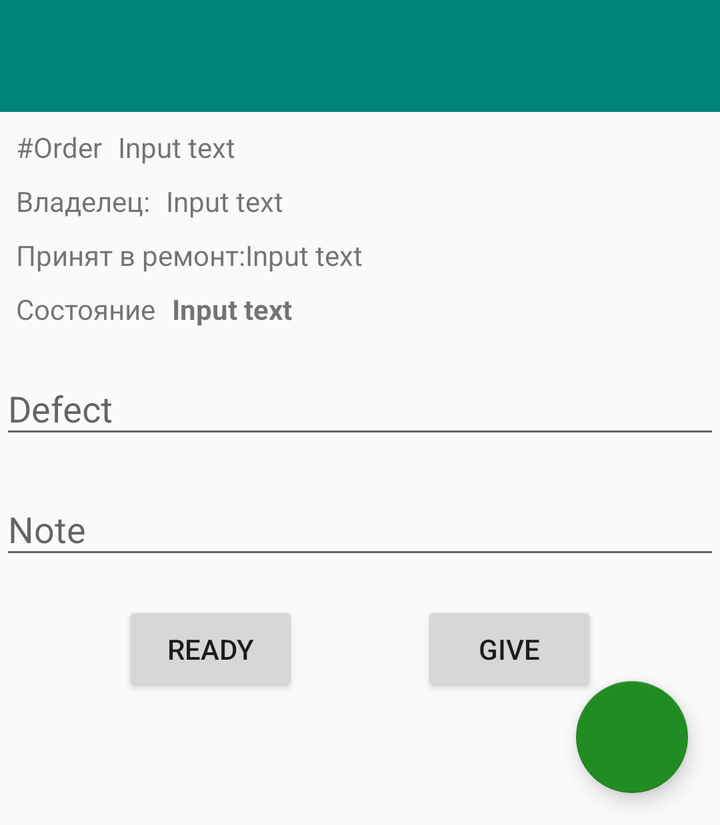
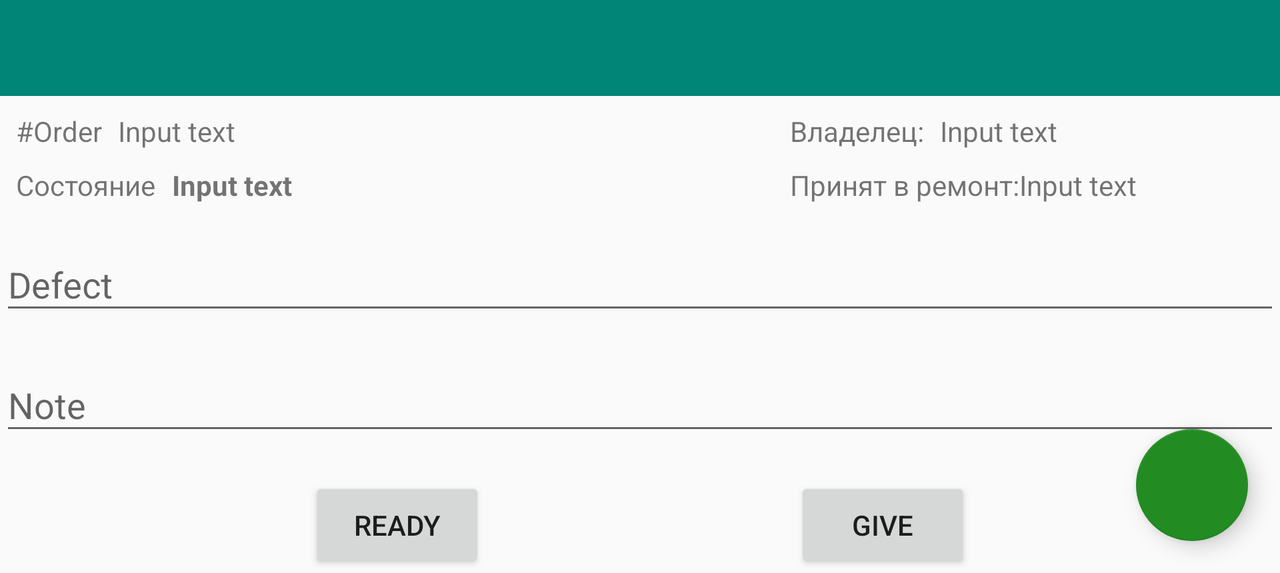

One screen, two layout resources from the same app: the default and the repository's alternative for another configuration. Each is rendered where Android would select it; the XML of both is given below.
<!-- AndroidManifest.xml: application theme AppTheme -->
<!-- res/layout/repair_edit.xml -->
<?xml version="1.0" encoding="utf-8"?>
<androidx.constraintlayout.widget.ConstraintLayout
        xmlns:android="http://schemas.android.com/apk/res/android"
        xmlns:app="http://schemas.android.com/apk/res-auto"
        xmlns:tools="http://schemas.android.com/tools"
        android:layout_width="match_parent"
        android:layout_height="wrap_content"
        android:id="@+id/editRepairLayout"
>

    <androidx.appcompat.widget.Toolbar
            android:id="@+id/editRepairToolbar"
            android:layout_width="match_parent"
            android:background="?attr/colorPrimary"
            android:layout_height="?attr/actionBarSize"
            app:layout_constraintTop_toTopOf="parent">
    </androidx.appcompat.widget.Toolbar>

    <TextView
            android:text="@string/repairId"
            android:layout_width="wrap_content"
            android:layout_height="wrap_content"
            android:id="@+id/textView_1" app:layout_constraintStart_toStartOf="parent" android:layout_marginStart="8dp"
            android:layout_marginTop="8dp" app:layout_constraintTop_toBottomOf="@+id/editRepairToolbar"/>

    <TextView
            android:id="@+id/idTextView"
            android:text="@string/repairInputText"
            android:layout_width="wrap_content"
            android:layout_height="wrap_content"
            app:layout_constraintStart_toEndOf="@+id/textView_1"
            android:layout_marginStart="8dp"
            app:layout_constraintTop_toTopOf="@+id/textView_1"/>
    <TextView
            android:text="@string/repairBegDate"
            android:layout_width="wrap_content"
            android:layout_height="wrap_content"
            android:id="@+id/textView_4" app:layout_constraintStart_toStartOf="parent"
            android:layout_marginTop="8dp" app:layout_constraintTop_toBottomOf="@+id/textView_5"
            android:layout_marginStart="8dp"/>
    <TextView
            android:text="@string/repairInputText"
            android:layout_width="wrap_content"
            android:layout_height="wrap_content"
            android:id="@+id/begDateTextView"
            app:layout_constraintStart_toEndOf="@+id/textView_4"
            app:layout_constraintTop_toTopOf="@+id/textView_4"/>
    <TextView
            android:text="@string/repairCustomer"
            android:layout_width="wrap_content"
            android:layout_height="wrap_content"
            android:id="@+id/textView_5"
            app:layout_constraintStart_toStartOf="parent"
            android:layout_marginStart="8dp" android:layout_marginTop="8dp"
            app:layout_constraintTop_toBottomOf="@+id/textView_1"/>
    <TextView
            android:id="@+id/customerTextView"
            android:text="@string/repairInputText"
            android:layout_width="wrap_content"
            android:layout_height="wrap_content"
            app:layout_constraintStart_toEndOf="@+id/textView_5"
            android:layout_marginStart="8dp"
            app:layout_constraintTop_toTopOf="@+id/textView_5"/>
    <TextView
            android:id="@+id/titleState"
            android:text="@string/repairState"
            android:layout_width="wrap_content"
            android:layout_height="wrap_content"
            app:layout_constraintStart_toStartOf="parent"
            app:layout_constraintTop_toBottomOf="@+id/textView_4" android:layout_marginTop="8dp"
            android:layout_marginStart="8dp"/>
    <TextView
            android:text="@string/repairInputText"
            android:textStyle="bold"
            android:layout_width="wrap_content"
            android:layout_height="wrap_content"
            android:id="@+id/stateTextView"
            app:layout_constraintTop_toBottomOf="@+id/textView_4"
            android:layout_marginStart="8dp" android:layout_marginTop="8dp"
            app:layout_constraintStart_toEndOf="@+id/titleState"/>
    <TextView
            android:id="@+id/dateState"
            android:layout_width="wrap_content"
            android:layout_height="wrap_content"
            app:layout_constraintStart_toEndOf="@+id/stateTextView"
            app:layout_constraintTop_toBottomOf="@+id/textView_4"
            android:layout_marginTop="8dp" android:layout_marginStart="8dp"/>

    <Button
            android:id="@+id/repairStateButton"
            android:text="@string/repairStateReady"
            android:layout_width="wrap_content"
            android:layout_height="wrap_content"
            app:layout_constraintEnd_toStartOf="@+id/issueButton"
            android:layout_marginEnd="8dp"
            app:layout_constraintStart_toStartOf="parent"
            android:layout_marginStart="8dp"
            tools:ignore="MissingConstraints"
            android:layout_marginTop="16dp" app:layout_constraintTop_toBottomOf="@+id/noteTextInputLayout"
            android:layout_marginBottom="64dp" app:layout_constraintBottom_toBottomOf="parent"/>
    <Button
            android:id="@+id/issueButton"
            android:text="@string/repairIssue"
            android:layout_width="wrap_content"
            android:layout_height="wrap_content"
            app:layout_constraintEnd_toEndOf="parent"
            android:layout_marginEnd="8dp"
            app:layout_constraintStart_toEndOf="@+id/repairStateButton"
            tools:ignore="MissingConstraints"
            app:layout_constraintTop_toTopOf="@+id/repairStateButton"/>

    <com.google.android.material.textfield.TextInputLayout
            android:id="@+id/defectTextInputLayout"
            android:layout_width="match_parent"
            android:layout_height="wrap_content"
            android:hint="@string/repairDefect" android:layout_marginTop="8dp"
            app:layout_constraintTop_toBottomOf="@+id/stateTextView">

        <com.google.android.material.textfield.TextInputEditText
                android:id="@+id/defectTextInputEdit"
                android:layout_width="match_parent"
                android:layout_height="wrap_content"/>

    </com.google.android.material.textfield.TextInputLayout>

    <com.google.android.material.textfield.TextInputLayout
            android:id="@+id/noteTextInputLayout"
            android:layout_width="match_parent"
            android:layout_height="wrap_content"
            android:hint="@string/repairNote"
            android:layout_marginTop="8dp"
            app:layout_constraintTop_toBottomOf="@+id/defectTextInputLayout"
    >

        <com.google.android.material.textfield.TextInputEditText
                android:id="@+id/noteTextInputEdit"
                android:layout_width="match_parent"
                android:layout_height="wrap_content"/>

    </com.google.android.material.textfield.TextInputLayout>

    <com.google.android.material.floatingactionbutton.FloatingActionButton
            android:id="@+id/saveEditRepair"
            android:layout_width="wrap_content"
            android:layout_height="wrap_content"
            android:src="@drawable/ic_save"
            app:backgroundTint="@color/colorOk"
            app:layout_constraintEnd_toEndOf="parent"
            app:layout_constraintBottom_toBottomOf="parent"
            android:layout_margin="16dp"/>

</androidx.constraintlayout.widget.ConstraintLayout>
<!-- resources referenced by this layout -->
<resources>
  <color name="colorOk">#228B22</color>
  <string name="repairBegDate">Принят в ремонт:</string>
  <string name="repairCustomer">Владелец:</string>
  <string name="repairDefect">Defect</string>
  <string name="repairId">#Order</string>
  <string name="repairInputText">Input text</string>
  <string name="repairIssue">Give</string>
  <string name="repairNote">Note</string>
  <string name="repairState">Состояние</string>
  <string name="repairStateReady">Ready</string>
  <style name="AppTheme" parent="Theme.AppCompat.Light.NoActionBar">
          
          <item name="colorPrimary">@color/colorPrimary</item>
          <item name="colorPrimaryDark">@color/colorPrimaryDark</item>
          <item name="colorAccent">@color/colorAccent</item>
      </style>
  <color name="colorPrimary">#008577</color>
  <color name="colorPrimaryDark">#00574B</color>
  <color name="colorAccent">#D81B60</color>
</resources>
<!-- res/layout-land/repair_edit.xml (the repository's variant of the layout above) -->
<!-- drawn on the phone turned sideways -->
<?xml version="1.0" encoding="utf-8"?>
<androidx.constraintlayout.widget.ConstraintLayout
        xmlns:android="http://schemas.android.com/apk/res/android"
        xmlns:app="http://schemas.android.com/apk/res-auto"
        xmlns:tools="http://schemas.android.com/tools"
        android:layout_width="match_parent"
        android:layout_height="wrap_content"
        android:id="@+id/editRepairLayout"
>

    <androidx.appcompat.widget.Toolbar
            android:id="@+id/editRepairToolbar"
            android:layout_width="match_parent"
            android:background="?attr/colorPrimary"
            android:layout_height="?attr/actionBarSize"
            app:layout_constraintTop_toTopOf="parent">
    </androidx.appcompat.widget.Toolbar>

    <TextView
            android:text="@string/repairId"
            android:layout_width="wrap_content"
            android:layout_height="wrap_content"
            android:id="@+id/textView_1" app:layout_constraintStart_toStartOf="parent" android:layout_marginStart="8dp"
            android:layout_marginTop="8dp" app:layout_constraintTop_toBottomOf="@+id/editRepairToolbar"/>

    <TextView
            android:text="@string/repairInputText"
            android:layout_width="wrap_content"
            android:layout_height="wrap_content"
            android:id="@+id/idTextView" app:layout_constraintStart_toEndOf="@+id/textView_1"
            android:layout_marginStart="8dp"
            app:layout_constraintTop_toTopOf="@+id/textView_1"/>
    <TextView
            android:text="@string/repairBegDate"
            android:layout_width="wrap_content"
            android:layout_height="wrap_content"
            android:id="@+id/textView_4"
            android:layout_marginTop="8dp" app:layout_constraintTop_toBottomOf="@+id/textView_5"
            app:layout_constraintStart_toStartOf="@+id/textView_5"/>
    <TextView
            android:text="@string/repairInputText"
            android:layout_width="wrap_content"
            android:layout_height="wrap_content"
            android:id="@+id/begDateTextView"
            app:layout_constraintStart_toEndOf="@+id/textView_4"
            app:layout_constraintTop_toTopOf="@+id/textView_4"/>
    <TextView
            android:text="@string/repairCustomer"
            android:layout_width="wrap_content"
            android:layout_height="wrap_content"
            android:id="@+id/textView_5"
            app:layout_constraintStart_toStartOf="parent"
            android:layout_marginStart="395dp"
            android:layout_marginTop="8dp" app:layout_constraintTop_toBottomOf="@+id/editRepairToolbar"/>
    <TextView
            android:id="@+id/customerTextView"
            android:text="@string/repairInputText"
            android:layout_width="wrap_content"
            android:layout_height="wrap_content"
            app:layout_constraintStart_toEndOf="@+id/textView_5"
            android:layout_marginStart="8dp"
            app:layout_constraintTop_toTopOf="@+id/textView_5"/>
    <TextView
            android:id="@+id/titleState"
            android:text="@string/repairState"
            android:layout_width="wrap_content"
            android:layout_height="wrap_content"
            app:layout_constraintStart_toStartOf="parent"
            app:layout_constraintTop_toBottomOf="@+id/idTextView" android:layout_marginTop="8dp"
            android:layout_marginStart="8dp"/>
    <TextView
            android:text="@string/repairInputText"
            android:textStyle="bold"
            android:layout_width="wrap_content"
            android:layout_height="wrap_content"
            android:id="@+id/stateTextView"
            app:layout_constraintTop_toBottomOf="@+id/idTextView"
            android:layout_marginStart="8dp" android:layout_marginTop="8dp"
            app:layout_constraintStart_toEndOf="@+id/titleState"/>
    <TextView
            android:id="@+id/dateState"
            android:layout_width="wrap_content"
            android:layout_height="wrap_content"
            app:layout_constraintStart_toEndOf="@+id/stateTextView"
            app:layout_constraintTop_toBottomOf="@+id/idTextView"
            android:layout_marginTop="8dp" android:layout_marginStart="8dp"/>

    <Button
            android:id="@+id/repairStateButton"
            android:text="@string/repairStateReady"
            android:layout_width="wrap_content"
            android:layout_height="wrap_content"
            app:layout_constraintEnd_toStartOf="@+id/issueButton"
            android:layout_marginEnd="8dp"
            app:layout_constraintStart_toStartOf="parent"
            android:layout_marginStart="8dp"
            tools:ignore="MissingConstraints" android:layout_marginTop="16dp"
            app:layout_constraintTop_toBottomOf="@+id/noteTextInputLayout"/>
    <Button
            android:id="@+id/issueButton"
            android:text="@string/repairIssue"
            android:layout_width="wrap_content"
            android:layout_height="wrap_content"
            app:layout_constraintEnd_toEndOf="parent"
            android:layout_marginEnd="8dp"
            app:layout_constraintStart_toEndOf="@+id/repairStateButton"
            tools:ignore="MissingConstraints"
            app:layout_constraintTop_toTopOf="@+id/repairStateButton"/>
    <com.google.android.material.textfield.TextInputLayout
            android:id="@+id/defectTextInputLayout"
            android:layout_width="match_parent"
            android:layout_height="wrap_content"
            android:hint="@string/repairDefect" android:layout_marginTop="8dp"
            app:layout_constraintTop_toBottomOf="@+id/stateTextView">

        <com.google.android.material.textfield.TextInputEditText
                android:id="@+id/defectTextInputEdit"
                android:layout_width="match_parent"
                android:layout_height="wrap_content"/>

    </com.google.android.material.textfield.TextInputLayout>

    <com.google.android.material.textfield.TextInputLayout
            android:id="@+id/noteTextInputLayout"
            android:layout_width="match_parent"
            android:layout_height="wrap_content"
            android:hint="@string/repairNote"
            android:layout_marginTop="8dp"
            app:layout_constraintTop_toBottomOf="@+id/defectTextInputLayout"
    >

        <com.google.android.material.textfield.TextInputEditText
                android:id="@+id/noteTextInputEdit"
                android:layout_width="match_parent"
                android:layout_height="wrap_content"/>

    </com.google.android.material.textfield.TextInputLayout>

    <com.google.android.material.floatingactionbutton.FloatingActionButton
            android:id="@+id/saveEditRepair"
            android:layout_width="wrap_content"
            android:layout_height="wrap_content"
            android:src="@drawable/ic_save"
            app:backgroundTint="@color/colorOk"
            app:layout_constraintEnd_toEndOf="parent"
            app:layout_constraintBottom_toBottomOf="parent"
            android:layout_margin="16dp"/>


</androidx.constraintlayout.widget.ConstraintLayout>
